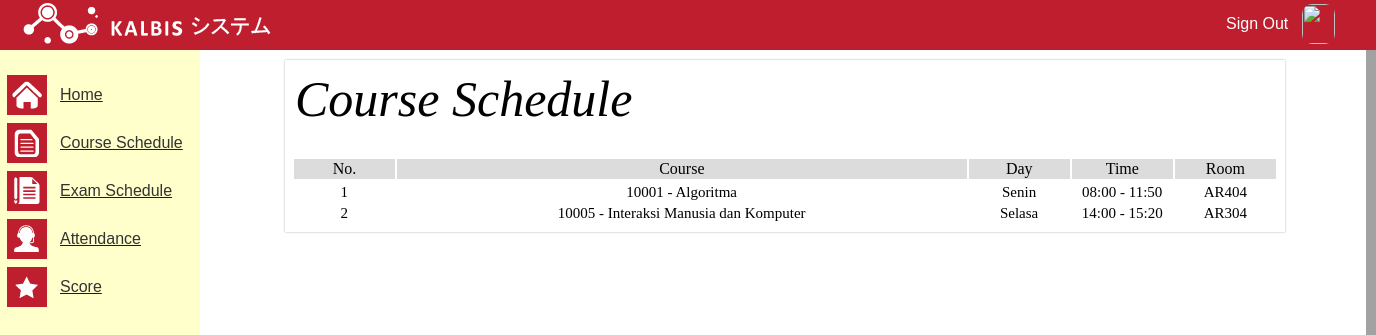
Screenshot of /Source/schedule.php?id=2012100110 with the database file from the repository.
### tables this page shows
CREATE TABLE IF NOT EXISTS `jadwal` (
  `Kode_Matkul` varchar(8) NOT NULL,
  `Hari` varchar(6) NOT NULL,
  `Waktu` varchar(15) NOT NULL,
  `Kode_Dosen` varchar(8) NOT NULL,
  `Kode_Ruang` varchar(8) NOT NULL
);

CREATE TABLE IF NOT EXISTS `matakuliah` (
  `Kode_Matkul` int(8) NOT NULL,
  `Nama_Matkul` varchar(30) NOT NULL,
  `Jenis_Matkul` varchar(10) NOT NULL,
  `Kode_Dosen` varchar(8) NOT NULL,
  `Semester` varchar(6) NOT NULL
);

### Source/schedule.php (the view, shortened to what this page needs)
<?php require_once("../Module/connect.php"); ?>
<html>
	<head>
		<link type="text/css" rel="stylesheet" href="../Css/css_header_menu.css" />
		<link type="text/css" rel="stylesheet" href="../Css/css_schedule.css" />
	</head>
	<body style="background : #a2a2a2;">
		<?php require_once("header.php"); ?>
		<?php require_once("menu.php"); ?>
		<div id="outer_course">
			<table id= "tabelnya" class="table-isi" align="center" border="0" cellpadding="0" width="1000px; margin-left:200px;">
				<tbody>
					<tr bgcolor="white">
						<td class="isi-header" valign="top" width="1075px">
							<table border="0">
								<tbody>
									<tr>
										<td>
											<table border="0" width="100%">
												<tbody>
													<tr>
														<td class="isi-header" align="left">
															<span style="height: 20px;">Course Schedule</span>
													</td>
													</tr>
												</tbody>
											</table>
										</td>
									</tr>
									<tr>
										<td class="isi">
										</td>
									</tr>
									<tr>
										<td class="isi-header">
											<table class="isi" border="0">
												<tbody>
													<tr bgcolor="#DCDCDC">
														<td align="center" width="100px">
															<font color="black">
																<span style="height: 16px;">No.</span>
															</font>
														</td>
														<td align="center" width="575px">
															<font color="black">Course</font>
														</td>
														<td align="center" width="100px">
															<font color="black">Day</font>
														</td>
														<td align="center" width="100px">
															<font color="black">Time</font>
														</td>
														<td align="center" width="100px">
															<font color="black">Room</font>
														</td>
													</tr>
												</tbody>
											</table>
											<table border="0">
											<?php $username = $_GET["id"]; ?>
												<tbody>
													<?php
														$sql = "SELECT m.Semester, m.Kode_Matkul, m.Nama_Matkul, j.Hari, j.Waktu, j.Kode_Ruang, s.Nama FROM jadwal j, matakuliah m, khs k, mahasiswa s WHERE j.Kode_Matkul = k.Kode_Matkul and k.Nim = s.Nim and m.Kode_Matkul = j.Kode_Matkul and s.Nim=$username";
														$result  = mysqli_query($koneksi, $sql);
														$count = 1;
														while($hasil = mysqli_fetch_assoc($result)){
															?>
															<tr>
																<td class="isi-table" align="center" width="100px"><?php echo htmlentities($count);?></td>
																<td class="isi-table" align="center" width="575px"><?php echo htmlentities($hasil['Kode_Matkul']) . " - " . htmlentities($hasil['Nama_Matkul']);?></td>
																<td class="isi-table" align="center" width="100px"><?php echo htmlentities($hasil['Hari']);?></td>
																<td class="isi-table" align="center" width="100px"><?php echo htmlentities($hasil['Waktu']);?></td>
																<td class="isi-table" align="center" width="100px"><?php echo htmlentities($hasil['Kode_Ruang']);?></td>
															</tr>
															<?php
															$count++;
														}
													?>
												</tbody>
											</table>
										</td>
									</tr>
								</tbody>
							</table>
						</td>
					</tr>
				</tbody>
			</table>
		</div>
	</body>
</html>

### Source/header.php (shortened to what this page needs)
<div id="outter_header">
	<table>
		<tr>
			<td>
				<img src="../Images/logo_header.png" style="margin-left:20px;"/>
			</td>
			<td>
				<div id="sign_out">
					<a href="../index.php">Sign Out</a>
				</div>
			</td>
			<td>
				<div id="profile">
					<?php $id_user = $_GET["id"]; ?>
					<img src="http://kalbisphere.kalbis.ac.id/Kalbiser/<?php echo urldecode($id_user);?>.jpg" style="width:33px; height:40px; border-radius : 10px; cursor:pointer;"/>
				</div>
			</td>
		</tr>
	</table>
</div>

### Source/menu.php
<div id="outter_menu">
	<table id="menu_fill">
		<tr>
			<td>
				<a href="home.php?id=<?php echo urldecode($id_user); ?>">
					<table class="menu_hover">
						<tr>
							<td class="icon_menu">
								<div>
									<img src="../Images/icon_home.png" />
								</div>
							</td>
							<td>
								<p class="text_menu">Home</p>
							</td>
						</tr>
					</table>
				</a>
			</td>
		</tr>
		<tr>
			<td>
				<a href="schedule.php?id=<?php echo urldecode($id_user); ?>">
					<table class="menu_hover">
						<tr>
							<td  class="icon_menu">
								<div>
									<img src="../Images/icon_courseschedule.png" />
								</div>
							</td>
							<td>
								<p class="text_menu">Course Schedule</p>
							</td>
						</tr>
					</table>
				</a>
			</td>
		</tr>
		<tr>
			<td>
				<a href="#">
					<table class="menu_hover">
						<tr>
							<td  class="icon_menu">
								<div>
									<img src="../Images/icon_exam.png" />
								</div>
							</td>
							<td>
								<p class="text_menu">Exam Schedule</p>
							</td>
						</tr>
					</table>
				</a>
			</td>
		</tr>
		<tr>
			<td>
				<a href="#">
					<table class="menu_hover">
						<tr>
							<td  class="icon_menu">
								<div>
									<img src="../Images/icon_attendance.png" />
								</div>
							</td>
							<td>
								<p class="text_menu">Attendance</p>
							</td>
						</tr>
					</table>
				</a>
			</td>
		</tr>
		<tr>
			<td>
				<a href="#">
					<table class="menu_hover">
						<tr>
							<td  class="icon_menu">
								<div>
									<img src="../Images/icon_score.png" />
								</div>
							</td>
							<td>
								<p class="text_menu">Score</p>
							</td>
						</tr>
					</table>
				</a>
			</td>
		</tr>
	</table>
</div>

### Css/css_header_menu.css (style rules this page uses)
body { margin : 0px; }
#outter_header { background :#BE1E2D; width : 100%; height : 50px; position : fixed; }
#sign_out { margin : 0 10px 0 950px; color : #fff; font-family : arial; }
#sign_out a { text-decoration : none; color : #fff; }
#outter_menu { width : 200px; height : 100%; background : #FFFFCC; position : fixed; margin-top : 50px; }
#menu_fill { margin: 20px auto; }
.text_menu { color:#333; font-family:arial; margin-left : 10px; }
.icon_menu { background : #BE1E2D; width : 30px; height : 30px; padding : 5px; }
.menu_hover { width : 190px; }

### Css/css_schedule.css (style rules this page uses)
#outer_course { width: 1166px; height : 768px; background : white; margin-left : 200px; }
#tabelnya { margin-top : 60px; margin-left : 85px; position : absolute; }
.table-isi { border: 2px solid white; box-shadow: 0px 0px 2px rgb(175, 175, 175); }
.isi-header { font-family: Calibri; font-size: 50px; color: Black; font-style: italic; }
.isi { text-decoration: none; font-family: Calibri; font-size: 16px; color: rgb(0, 128, 0); }
.isi-table { font-family: Calibri; font-size: 15px; color: black; }

### rows the page displays
jadwal: Kode_Matkul.Kode_Matkul "10001", Kode_Matkul.Nama_Matkul "Algoritma", Hari "Senin", Waktu "08:00 - 11:50", Kode_Ruang "AR404"
jadwal: Kode_Matkul.Kode_Matkul "10005", Kode_Matkul.Nama_Matkul "Interaksi Manusia dan Komputer", Hari "Selasa", Waktu "14:00 - 15:20", Kode_Ruang "AR304"
